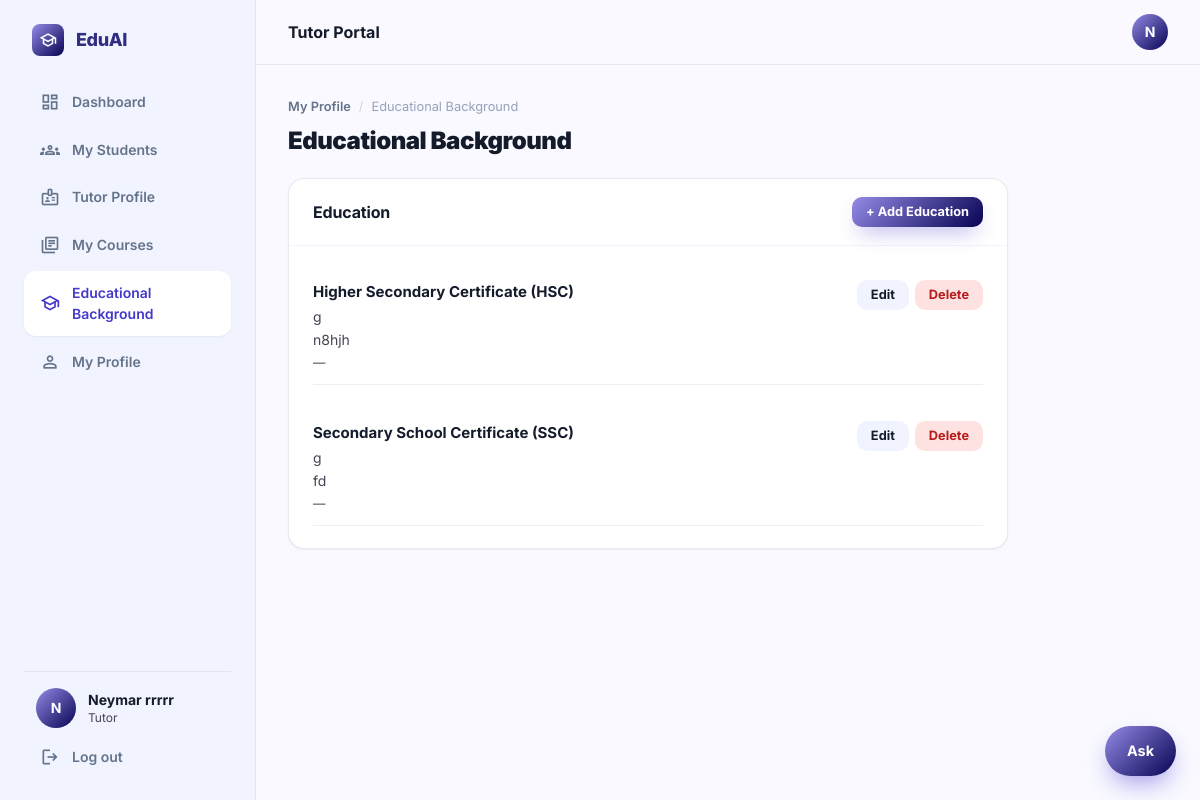
Screenshot of /accounts/education/ (signed in) with the database file from the repository.
### accounts/models.py (models this page shows, shortened)
class User(AbstractUser):
    ROLE_CHOICES = (
        ('student', 'Student'),
        ('tutor', 'Tutor'),
    )
    VERIFICATION_STATUS_CHOICES = (
        ('unverified', 'Not submitted'),
        ('pending', 'Pending review'),
        ('verified', 'Verified'),
        ('rejected', 'Rejected'),
    )
    role = models.CharField(max_length=10, choices=ROLE_CHOICES)
    avatar = models.ImageField(upload_to='avatars/', blank=True, null=True)
    phone = models.CharField(max_length=20, blank=True, null=True)
    education = models.CharField(max_length=150, blank=True, null=True,
                                  help_text='e.g. BSc in CSE, Dhaka University')
    id_card_number = models.CharField(max_length=40, blank=True, null=True,
                                      help_text='University ID card number')
    id_card_front = models.ImageField(upload_to='id_cards/', storage=private_storage,
                                      blank=True, null=True)
    id_card_back = models.ImageField(upload_to='id_cards/', storage=private_storage,
                                     blank=True, null=True)
    bio = models.TextField(blank=True, null=True)
    nid_number = models.CharField(max_length=30, blank=True, null=True)
    nid_image = models.ImageField(upload_to='nid_cards/', storage=private_storage,
                                  blank=True, null=True,
                                  help_text='Photo/scan of the NID — required for tutor registration')
    nid_verification_status = models.CharField(
        max_length=10, choices=VERIFICATION_STATUS_CHOICES, default='unverified',
    )

class Education(models.Model):
    LEVEL_CHOICES = (
        ('ssc', 'Secondary School Certificate (SSC)'),
        ('hsc', 'Higher Secondary Certificate (HSC)'),
        ('undergraduate', "Undergraduate / Bachelor's"),
        ('graduate', "Graduate / Master's"),
        ('mphil', 'MPhil or equivalent postgraduate research degree'),
        ('phd', 'PhD / Doctorate'),
        ('other', 'Other recognized higher education'),
    )
    PRE_UNIVERSITY_LEVELS = ('ssc', 'hsc')
    QUALIFYING_LEVELS = ('undergraduate', 'graduate', 'mphil', 'phd', 'other')
    MONTH_CHOICES = (
        (1, 'January'), (2, 'February'), (3, 'March'), (4, 'April'),
        (5, 'May'), (6, 'June'), (7, 'July'), (8, 'August'),
        (9, 'September'), (10, 'October'), (11, 'November'), (12, 'December'),
    )
    MONTH_NAMES = dict(MONTH_CHOICES)
    user = models.ForeignKey(User, on_delete=models.CASCADE, related_name='educations')
    education_level = models.CharField(max_length=20, choices=LEVEL_CHOICES, default='other')
    institution = models.CharField(max_length=150, help_text='School, college or university')
    degree = models.CharField(max_length=100, blank=True, default='',
                              help_text='e.g. BSc in CSE — not used for SSC/HSC')
    field_of_study = models.CharField(max_length=150, blank=True, default='',
                                      help_text='Group for SSC/HSC, department/major otherwise')
    start_month = models.PositiveSmallIntegerField(null=True, blank=True, choices=MONTH_CHOICES)
    start_year = models.PositiveIntegerField(null=True, blank=True)
    end_month = models.PositiveSmallIntegerField(null=True, blank=True, choices=MONTH_CHOICES)
    end_year = models.PositiveIntegerField(
        null=True, blank=True,
        help_text='Actual completion year, or the expected one while still studying'
    )
    currently_studying = models.BooleanField(default=False)
    gpa = models.DecimalField(max_digits=4, decimal_places=2, null=True, blank=True,
                              help_text='GPA or CGPA obtained (or current, while studying)')
    gpa_scale = models.DecimalField(max_digits=4, decimal_places=2, null=True, blank=True,
                                    help_text='Scale the GPA/CGPA is out of, e.g. 5.00 or 4.00')
    description = models.TextField(blank=True, default='',
                                   help_text='Additional academic information — optional')
    document = models.FileField(upload_to='education_documents/', storage=private_storage,
                                blank=True, null=True,
                                help_text='Certificate, transcript or result — optional, for verification')
    verification_status = models.CharField(
        max_length=10, choices=User.VERIFICATION_STATUS_CHOICES, default='unverified',
    )
    created_at = models.DateTimeField(auto_now_add=True)
    updated_at = models.DateTimeField(auto_now=True)
    class Meta:
        ordering = ['-currently_studying', '-end_year', '-start_year', '-created_at']
    @property
    def is_pre_university(self):
        return self.education_level in self.PRE_UNIVERSITY_LEVELS
    @property
    def display_title(self):
        if self.is_pre_university:
            return self.get_education_level_display()
        if self.degree and self.field_of_study:
            return f'{self.degree} in {self.field_of_study}'
        return self.degree or self.field_of_study or self.get_education_level_display()
    @property
    def display_group(self):
        return self.field_of_study if self.is_pre_university else ''
    def _format_date(self, month, year):
        if not year:
            return None
        if month:
            return f'{self.MONTH_NAMES.get(month, "")} {year}'.strip()
        return str(year)
    @property
    def date_range(self):
        start = self._format_date(self.start_month, self.start_year)
        end = self._format_date(self.end_month, self.end_year)
        if self.currently_studying:
            if start and end:
                return f'{start} – Expected {end}'
            if end:
                return f'Expected {end}'
            return f'{start} – Present' if start else 'Present'
        if start and end:
            return f'{start} – {end}'
        return end or start or '—'
    @property
    def gpa_display(self):
        if self.gpa is None:
            return ''
        if self.gpa_scale is not None:
            return f'{self.gpa} / {self.gpa_scale}'
        return f'{self.gpa}'

### accounts/views.py (the view)
# urls.py: path('education/', views.education_view, name='education'),
@login_required(login_url='login')
def education_view(request):
    return render(request, 'accounts/education.html', {
        'educations': request.user.educations.all(),
    })

### chatbot/context_processors.py (called while the page is built)
def assistant(request):
    return {'chat_starters': json.dumps(list(_starters(request.user)))}

### chatbot/views.py (called while the page is built)
def _starters(user):
    if not user.is_authenticated:
        return ('How much does a tutor cost?',
                'How do I book a tutor?',
                'How do refunds work?',
                'How do I become a tutor?')
    if user.is_staff or user.is_superuser:
        return ('What needs reviewing?',
                'How many payments are waiting?',
                'How much is owed in refunds?')
    if user.role == 'tutor':
        return ('How much have I earned?',
                'What are my bookings?',
                'How much commission do you take?',
                'What needs my attention?')
    return ('How much do I owe?',
            'What refund would I get if I stop now?',
            'When does my course end?',
            'Has my payment been approved?')

### quick_tutor/templatetags/assets.py (called while the page is built)
def _version(path):
    try:
        absolute = finders.find(path)
        if absolute and os.path.exists(absolute):
            return str(int(os.path.getmtime(absolute)))
    except Exception:                      # pragma: no cover - never break a page
        pass
    return ''

@register.simple_tag
def static_v(path):
    url = static(path)
    if settings.DEBUG:
        stamp = _version(path)
    else:
        if path not in _versions:
            _versions[path] = _version(path)
        stamp = _versions[path]
    return f'{url}?v={stamp}' if stamp else url

### templates/accounts/education.html (shortened to what this page needs)
{% extends 'base/luminary_base.html' %}
{% block page_title %}Educational Background{% endblock %}
{% block nav_education %}is-active{% endblock %}
{% block breadcrumbs %}
<nav class="crumbs" aria-label="Breadcrumb">
  <a href="/accounts/profile/">My Profile</a> <span aria-hidden="true">/</span> <span>Educational Background</span>
</nav>
{% endblock %}
{% block content %}
<div class="container--narrow" style="padding:0">
<div class="stack">
  <section class="card">
    <div class="card__head">
      <h3>Education</h3>
      <a href="/accounts/education/add/" class="btn btn--primary btn--sm">+ Add Education</a>
    </div>
    {% if educations %}
    <div class="card__body stack">
      {% for entry in educations %}
      <div class="row row--between" style="align-items:flex-start;padding:12px 0;border-bottom:1px solid var(--border,#eee)">
        <div class="stack-s" style="gap:2px">
          <p class="strong">{{ entry.display_title }}</p>
          <p class="small muted">{{ entry.institution }}</p>
          {% if entry.display_group %}
          <p class="small muted">{{ entry.display_group }}</p>
          {% endif %}
          <p class="xsmall muted">{{ entry.date_range }}</p>
        </div>
        <div class="cellactions">
          <a href="/accounts/education/{{ entry.id }}/edit/" class="btn btn--secondary btn--sm">Edit</a>
          <form method="POST" action="/accounts/education/{{ entry.id }}/delete/" class="inline-form"
                onsubmit="return confirm('Remove this education entry?')">
            <button type="submit" class="btn btn--danger btn--sm">Delete</button>
          </form>
        </div>
      </div>
      {% endfor %}
    </div>
    {% else %}
    <div class="card__body stack-s">
      <p class="muted">No education added yet. Add your school, college or university to build your background.</p>
    </div>
    {% endif %}
  </section>
</div>
</div>
{% endblock %}

### templates/base/luminary_base.html (shortened to what this page needs)
<!DOCTYPE html>
{% load static %}
{% load assets %}
<html lang="en">
<head>
<link rel="stylesheet" href="{% static_v 'css/eduai.css' %}"/>
</head>
<body>
<div class="app">
<aside class="sidebar">
  <a href="/" class="brand">
    <span class="brand__tile"><span class="ms" aria-hidden="true">school</span></span>
    EduAI
  </a>
  <nav class="sidenav" aria-label="Main">
    {% if user.is_authenticated %}
    <a href="/dashboard/" class="{% block nav_dashboard %}{% endblock %}"><span class="ms" aria-hidden="true">dashboard</span> Dashboard</a>
    {% endif %}
    {% if not user.is_authenticated %}
    <a href="/"><span class="ms" aria-hidden="true">home</span> Home</a>
    <a href="/tutors/" class="{% block nav_browse %}{% endblock %}"><span class="ms" aria-hidden="true">search</span> Find Tutors</a>
    <a href="/reviews/" class="{% block nav_reviews %}{% endblock %}"><span class="ms" aria-hidden="true">star_rate</span> Student Reviews</a>
    {% elif user.role == 'tutor' %}
    <a href="/bookings/" class="{% block nav_students %}{% endblock %}"><span class="ms" aria-hidden="true">groups</span> My Students</a>
    <a href="/tutors/edit-profile/" class="{% block nav_edit_profile %}{% endblock %}"><span class="ms" aria-hidden="true">badge</span> Tutor Profile</a>
    <a href="/tutors/courses/" class="{% block nav_courses %}{% endblock %}"><span class="ms" aria-hidden="true">library_books</span> My Courses</a>
    {% endif %}
    {% if user.is_authenticated and not user.is_staff and not user.is_superuser %}
    <a href="/accounts/education/" class="{% block nav_education %}{% endblock %}"><span class="ms" aria-hidden="true">school</span> Educational Background</a>
    {% endif %}
    {% if user.is_authenticated %}
    <a href="/accounts/profile/" class="{% block nav_profile %}{% endblock %}"><span class="ms" aria-hidden="true">person</span> My Profile</a>
    {% endif %}
  </nav>
  <div class="sidebar__foot">
    {% if user.is_authenticated %}
    <div class="sidebar__user">
      {% if user.avatar %}
        <img src="{{ user.avatar.url }}" alt="" class="avatar" style="width:40px;height:40px;border-radius:9999px">
      {% else %}
        <span class="avatar" style="width:40px;height:40px;border-radius:9999px">{{ user.username|upper|first }}</span>
      {% endif %}
      <div style="min-width:0">
        <p class="sidebar__name">{{ user.get_full_name|default:user.username }}</p>
        <p class="sidebar__role">{% if user.is_superuser or user.is_staff %}Admin{% else %}{{ user.role }}{% endif %}</p>
      </div>
    </div>
    <a href="/accounts/logout/" class="sidebar__logout"><span class="ms" aria-hidden="true">logout</span> Log out</a>
    {% else %}
    <a href="/accounts/register/" class="btn btn--primary btn--block">Join for free</a>
    <a href="/accounts/login/" class="btn btn--secondary btn--block">Log in</a>
    {% endif %}
  </div>
</aside>
<div class="app__main">
  <header class="appbar">
    <p class="appbar__title">{% block appbar_title %}{% if user.is_superuser or user.is_staff %}Admin Panel{% elif user.role == 'student' %}Student Portal{% elif user.role == 'tutor' %}Tutor Portal{% else %}EduAI{% endif %}{% endblock %}</p>
    <div class="appbar__right">
      {% if user.is_authenticated %}
      <a href="/accounts/profile/" title="{{ user.username }}">
        {% if user.avatar %}
          <img src="{{ user.avatar.url }}" alt="{{ user.username }}" class="avatar"/>
        {% else %}
          <span class="avatar">{{ user.username|upper|first }}</span>
        {% endif %}
      </a>
      {% else %}
      <div class="appbar__guest">
        <a href="/accounts/login/" class="btn btn--quiet btn--sm">Log in</a>
        <a href="/accounts/register/" class="btn btn--primary btn--sm">Join</a>
      </div>
      {% endif %}
    </div>
  </header>
  {% block pagehead %}
  <div class="pagehead">
    <div class="container">
      {% block breadcrumbs %}{% endblock %}
      <div class="pagehead__title">
        <h1>{% block page_title %}EduAI{% endblock %}</h1>
      </div>
    </div>
  </div>
  {% endblock %}
  {% block main %}
  <main class="page">
    <div class="container">
      {% block content %}{% endblock %}
    </div>
  </main>
  {% endblock %}
</div>
</div>
{% include 'chatbot/widget.html' %}
</body>
</html>

### rows the page displays
User: username|first "N", get_full_name "Neymar rrrrr", role "Tutor"
Education: display_title "Higher Secondary Certificate (HSC)", institution "g", display_group "n8hjh", date_range "—"
Education: display_title "Secondary School Certificate (SSC)", institution "g", display_group "fd", date_range "—"
